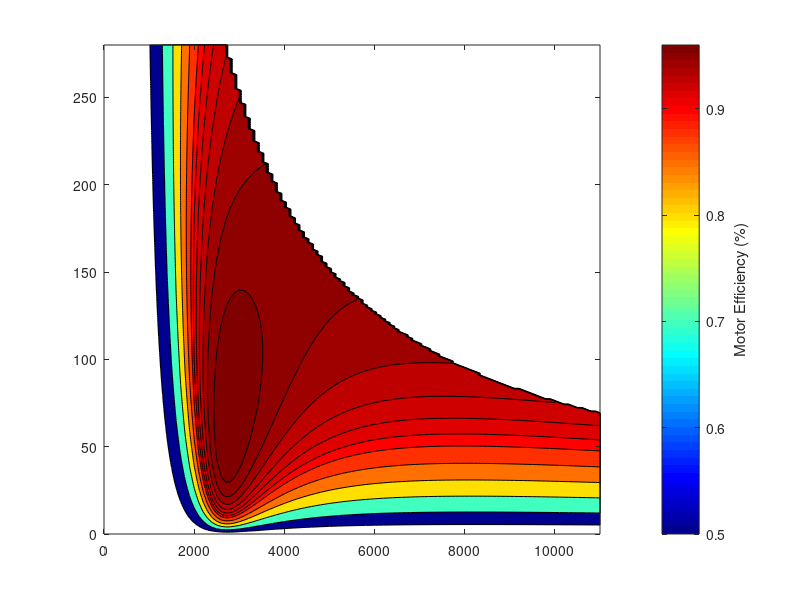

This figure's MATLAB source: (Note: this script raises an error after producing the figure.)
close all;clear all; clc;

vmax = 160/3.6; % max speed in m/s
r = 0.315; % radius
ng = 8.19; % gear ratio
waxlemax = vmax/r; %max axle angular speed
wrmax = waxlemax*ng; %max rotor angular speed
Nrmax = wrmax*60/(2*pi); % Maximum speed in rpm
Trrated = 280; % Rated torque (Nm)
Prrated = 80000; % Rated power (W)
wrrated = Prrated/Trrated; % Rated speed (rad/s)
Nrrated = wrrated/2/pi*60; % Rated speed (Rpm)
p = 8; % Number of poles
k = 0.3; % machine constant (Nm/A)
Rs = 0.02; % stator resistance (ohm)
Ls = 0.2*10^-3; % phase inductance (H)
Iphm = 2*k/p/Ls; % Equivalent magnetizing current
Tnl = 1; % no-load torque
%-----------------------------------------------------------
%Make out a range of torque-speed values to be used for efficiency map
tr =[0:1:Trrated]; % list of torque values in increments of 1Nm
Nr =[0:100:Nrmax]; % specifies range of speed values in increment 100rpm
%-----------------------------------------------------------
[X,Y] = meshgrid(Nr,tr); % defines x and y axis of torque-speed plot
Pr =X*pi/30.*Y; % Calculating the motor output or rotor power based on P=Tw
Pr(Pr>Prrated)=0; % limiting power to 80kW
Iphd =-Iphm*(1-Nrrated./X); % field-weakening current above rated speed
Iphd(Nr>Nrrated)=0; % and zero below rated speed 274 9 Surface-Permanent-Magnet AC Machines
Pin=Pr+3*Rs*((Y./k/3).^2)+(Tnl.*X.*(pi/30))+3*Rs*((Iphd).^2);
% motor input power
Eff=Pr./Pin; % efficiency map based on the torque-speed ranges given
Tlim=Prrated./(Nr.*(pi/30)); % setting a torque limited curve based on max power and speed
Tlim(Tlim>Trrated)=Trrated; % max torque value set
%-----------------------------------------------------------

%Plot
colormap(jet);
[C,h]=contourf(X,Y,Eff,[0.50, 0.70, 0.80, 0.85, 0.88, 0.90, 0.91, 0.92, 0.93, 0.94, 0.95, 0.96],'k');
l=colorbar; % adds a colorbar to the right of the plot
ylabel(l, 'Motor Efficiency (%)');
clabel(C,h,'manual'); % this displays the contour values
hold on
plot(X,Tlim,'LineWidth',3,'color','k');
xlabel('Motor Speed (RPM)');
ylabel('Motor Torque (Nm)');
title('BEV Motor Efficiency Map');
